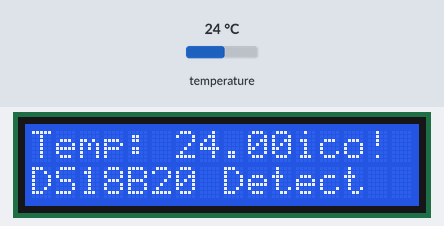
Bench run of a program on a simulated Raspberry Pi Pico running MicroPython. On the bench: 16×2 character LCD. The inputs (shaded band) are chosen by the test bench; at power-on: temperature 24 °C. Library files of the repository ran but are not shown: machine_i2c_lcd.py; what the program prints to the serial console is not drawn.

Above: at 1.2 s.
1.3 s: temperature set to 12 °C
At 5.0 s:
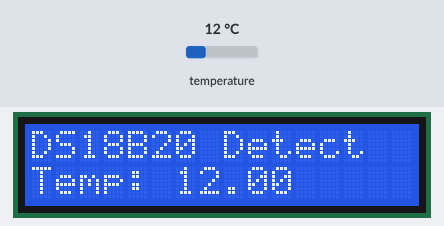
9.9 s: temperature set to 19 °C
At 13.6 s:
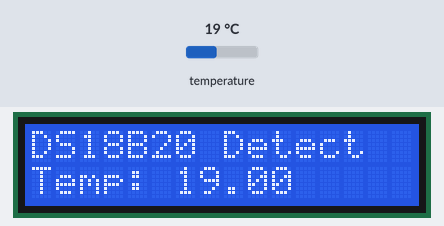
16.7 s: temperature set to 28 °C
At 21.0 s:
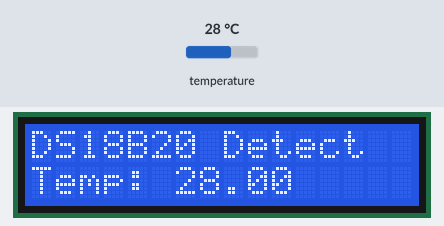
Timing chart, 0 to 22.5 s (numbered marks = the images above; inputs shaded):
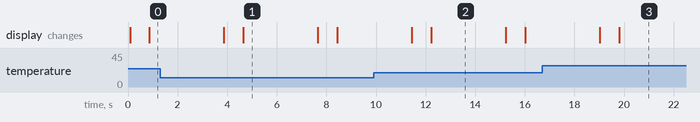

The program:

Project_30_LCD1602_with_DS18B20_sensor.py
```python
from machine import Pin, I2C
import onewire
import ds18x20
import time
from machine_i2c_lcd import I2cLcd

# GP0 - SDA, GP1 - SCL
i2c_bus = I2C(0, scl=Pin(1), sda=Pin(0), freq=2000000)

# get address of i2c deivce
addr = i2c_bus.scan()[0]

# create object i2clcd
lcd = I2cLcd(i2c_bus, addr, 2, 16) # 2 line, 16 characters

# draw greetings
lcd.putstr("Hello RPi Pico!\n")

ds_pin = Pin(16) # GP16 - DS18B20's OUT Pin

# create ds_sensor object via onewire protocol
ds_sensor = ds18x20.DS18X20(onewire.OneWire(ds_pin))

roms = ds_sensor.scan()
print("Found a ds18x20 device")

while True:
    ds_sensor.convert_temp()
    time.sleep_ms(750)
    for rom in roms:
        #print(ds_sensor.read_temp(rom))
        lcd.putstr("DS18B20 Detect\n")
        lcd.putstr("Temp: {:.2f}\n".format(ds_sensor.read_temp(rom)))
        time.sleep(3)
        lcd.clear()  # clear screen.
```

Measured:
- after the input at 9.9 s, the display: first differs from a run without the input after 2.3 s (image 2)
- after the input at 16.7 s, the display: first differs from a run without the input after 3.1 s (image 3)
- what the display in image 1 shows lasts 3.0 s, from 4.7 s to 7.7 s
